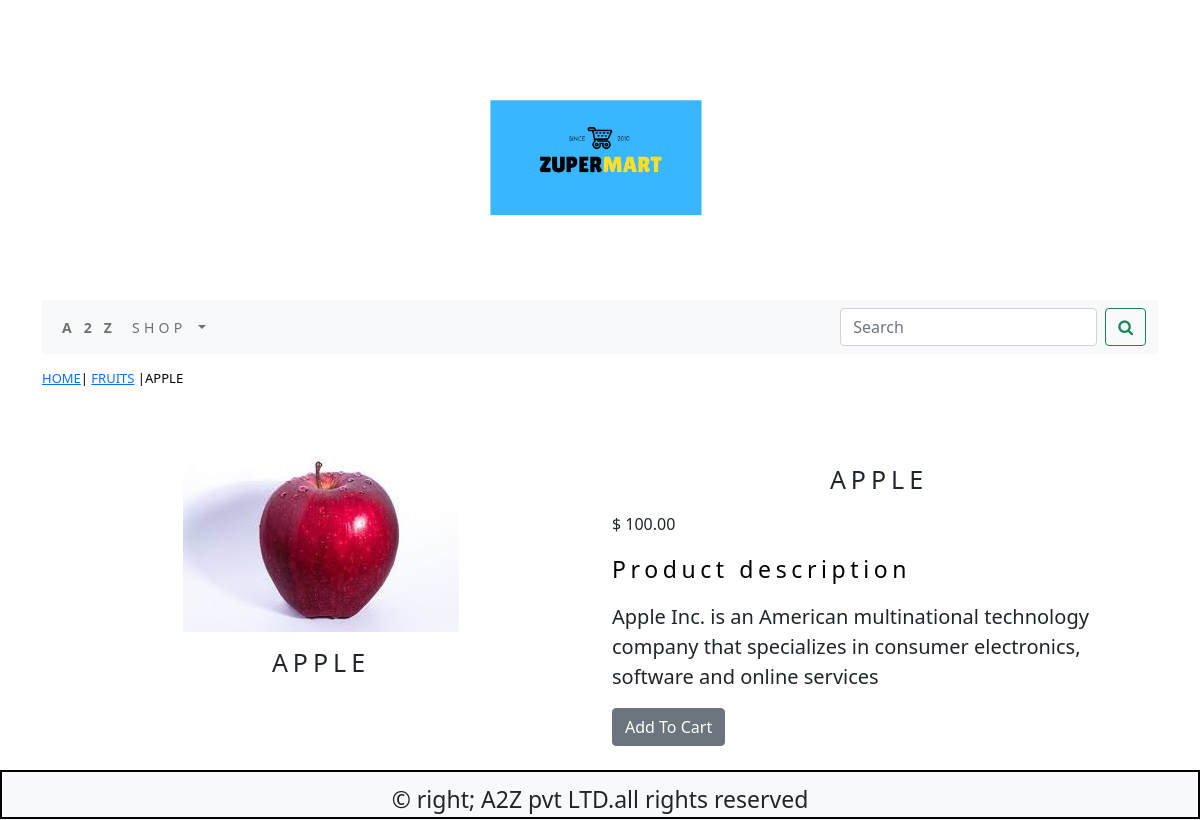
The page /shop/fruits/apple/ on the database its author committed.
### shop/models.py (models this page shows, shortened)
class Product(models.Model):
    name=models.CharField(max_length=250,unique=True)
    slug=models.SlugField(max_length=250)
    description=models.TextField(blank=True)
    price=models.DecimalField(max_digits=10,decimal_places=2)
    category=models.ForeignKey(Category,on_delete=models.CASCADE)
    image=models.ImageField(upload_to='product',blank=True)
    stock=models.IntegerField()
    available=models.BooleanField(default=True)
    created=models.DateTimeField(auto_now_add=True)
    updated=models.DateTimeField(auto_now=True)
    class Meta:
        ordering=('name',)
        verbose_name='product'
        verbose_name_plural='products'

class Category(models.Model):
    name=models.CharField(max_length=250,unique=True)
    slug=models.SlugField(max_length=250,unique=True)
    description=models.TextField(blank=True)
    image=models.ImageField(upload_to='category',blank=True)
    class Meta:
        ordering=('name',)
        verbose_name='category'
        verbose_name_plural='categories'
    def get_url(self):
        return reverse('shop:products_by_category',args=[self.slug])
    def __str__(self):
        return '{}'.format(self.name)

### shop/views.py (the view)
# urls.py: path('<slug:c_slug>/<slug:product_slug>/',views.proDetail,name='prodCatdetail'),
def proDetail(request,product_slug,c_slug):
    try:
        product=Product.objects.get(category__slug=c_slug,slug=product_slug)
    except Exception as e:
        raise e
    return render(request,'product.html',{'product':product})

### cart/context_processors.py (called while the page is built)
def counter(request):
    item_count=0
    if 'admin' in request.path:
        return {}
    else:
        try:
            cart=Cart.objects.filter(cart_id=_cart_id(request))
            cart_items=CartItem.objects.all().filter(cart=cart[:1])
            for cart_item in cart_items:
                item_count += cart_item.quantity
        except Cart.DoesNotExist:
            item_count = 0
    return dict(item_count=item_count)

### cart/views.py (called while the page is built)
def _cart_id(request):
    cart=request.session.session_key
    if not cart:
        cart=request.session.create()
    return cart

### shop/context_processors.py (called while the page is built)
def menu_links(request):
    links=Category.objects.all()
    return dict(links=links)

### templates/product.html (shortened to what this page needs)
{% extends 'base.html' %}
{% load static %}
{% block content %}
<div class="row my_product_class">
    <div class="mx_auto">
        <p><a href="{% url 'shop:allProdCat' %}">HOME</a>| <a href="{{product.category.get_url}}">{{product.category}}</a> |{{product.name}} </p>
    </div>
</div>
<div class="container">
<br>
    <div>
<div class="row">
    <div class="col-12 col-sm-12 col-md-12 col-lg-6 text-center">
        <div style="min-width:18rem;">
            <img src="{{product.image.url}}" alt="{{product.name}}">
            <h1 class="my_pro_title">{{product.name}}</h1>
        </div>
    </div>
        <div class="col-12 col-sm-12 col-md-12 col-lg-6">
            <h1 class="my_pro_title">{{product.name}}</h1>
            <p>$  {{product.price}}</p>
            <p class="my_pro_tittle">Product description</p>
            <p class="text-justify my_prod_text">{{product.description}}</p>
            {% if product.stock <= 0 %}
            <p class="text-justify my_prod_text"><b>Out Of Stock</b></p>
            {% else %}
            <a class="btn btn-secondary" href="{% url 'cart:add_cart' product.id %}">Add To Cart</a>
             {% endif %}
        </div>
    </div>
</div>
</div>
<br>
{% endblock %}

### static/css/custom.css (style rules this page uses)
.my_product_class { padding-top:15px; padding-bottom:20px; }
.my_product_class .mx_auto { color:#000; font-size:13px; text-decoration:none; }
.my_pro_title { font-size:25px; text_transform:uppercase; letter-spacing:.2em; padding-top:15px; padding-bottom:10px; text-align:center; }
.my_prod_text { padding-right:25px; font-size:20px; }
.my_pro_tittle { color:#000; font-size:23px; letter-spacing : .2em; }

### rows shown on the page
Product: category "FRUITS", name "APPLE", image (picture), price "100.00", description "Apple Inc. is an American multinational technology company that specializes in consumer electronics, software and online services"
